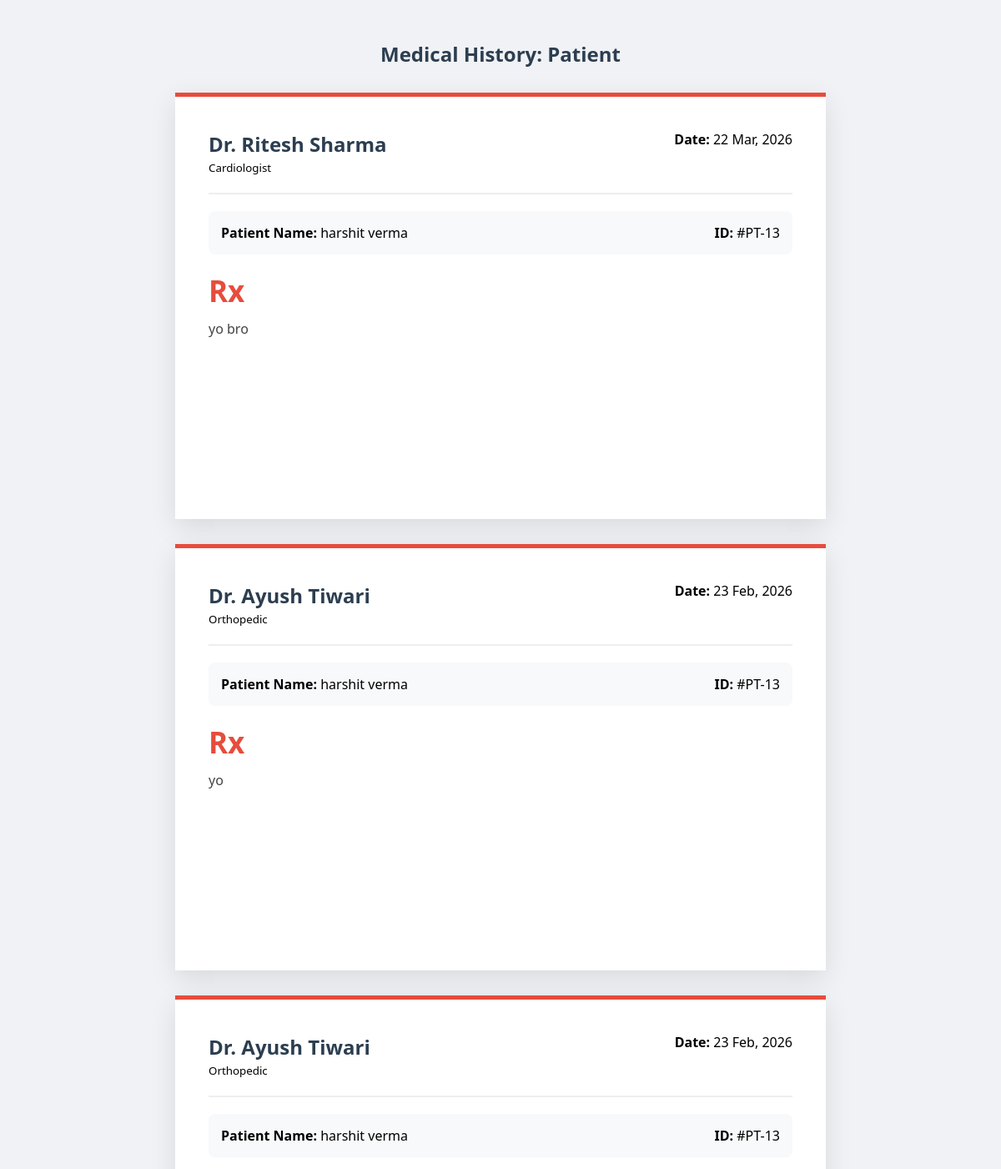
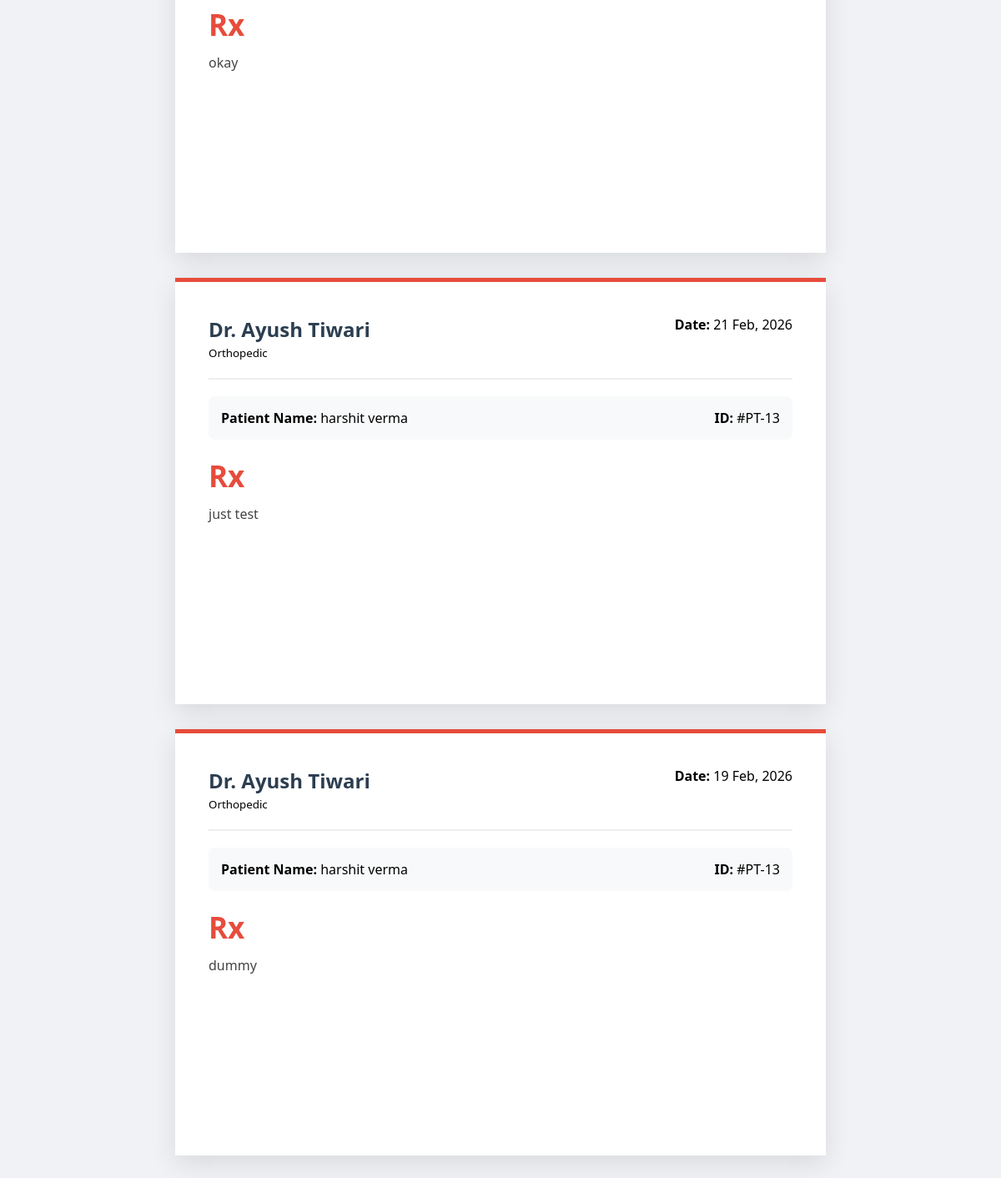
Page /my_reports.php (signed in) on the committed database (2 pictures, top to bottom).
### tables this page shows
CREATE TABLE `reports` (
  `id` int(11) NOT NULL,
  `appointment_id` int(11) DEFAULT NULL,
  `patient_id` int(11) DEFAULT NULL,
  `doctor_id` int(11) DEFAULT NULL,
  `prescription_text` text DEFAULT NULL,
  `medicine_details` text DEFAULT NULL,
  `report_file` varchar(255) DEFAULT NULL,
  `created_at` timestamp NOT NULL DEFAULT current_timestamp()
);

CREATE TABLE `users` (
  `id` int(11) NOT NULL,
  `name` varchar(100) NOT NULL,
  `gender` varchar(10) DEFAULT 'Male',
  `age` int(3) DEFAULT NULL,
  `email` varchar(100) NOT NULL,
  `password` varchar(255) NOT NULL,
  `role` varchar(50) DEFAULT NULL,
  `license_no` varchar(100) DEFAULT NULL,
  `specialization` varchar(255) NOT NULL,
  `clinic_address` text NOT NULL,
  `available_days` varchar(100) DEFAULT 'Mon-Fri',
  `shift_time` varchar(100) NOT NULL,
  `available_time` varchar(100) DEFAULT NULL,
  `phone` varchar(15) NOT NULL,
  `status` varchar(20) DEFAULT 'pending',
  `profile_complete` int(11) DEFAULT 0
);

### my_reports.php (the view, shortened to what this page needs)
<?php
include 'db.php';
$p_id = $_SESSION['user_id'];
$user_name = isset($_SESSION['name']) ? $_SESSION['name'] : 'Patient';
$query = "SELECT r.*, d.name as doc_name, d.specialization, p.name as pat_name
          FROM reports r
          JOIN users d ON r.doctor_id = d.id
          JOIN users p ON r.patient_id = p.id
          WHERE r.patient_id = '$p_id' ORDER BY r.created_at DESC";
$result = mysqli_query($conn, $query);
?>
<!DOCTYPE html>
<html lang="en">
<head>
</head>
<body>
<h2 style="text-align:center; color:#2c3e50;">Medical History: <?php echo $user_name; ?></h2>
<?php if(mysqli_num_rows($result) > 0): ?>
    <?php while($row = mysqli_fetch_assoc($result)): ?>
        <div class="prescription-card">
            <div class="header">
                <div class="doc-details">
                    <h2>Dr. <?php echo $row['doc_name']; ?></h2>
                    <small><?php echo $row['specialization']; ?></small>
                </div>
                <div class="date">
                    <strong>Date:</strong> <?php echo date('d M, Y', strtotime($row['created_at'])); ?>
                </div>
            </div>
            <div class="patient-info">
                <span><strong>Patient Name:</strong> <?php echo $row['pat_name']; ?></span>
                <span><strong>ID:</strong> #PT-<?php echo $row['patient_id']; ?></span>
            </div>
            <div class="rx-symbol">Rx</div>
            <div class="rx-body">
                <?php echo nl2br(htmlspecialchars($row['prescription_text'])); ?>
            </div>
        </div>
    <?php endwhile; ?>
<?php else: ?>
    <p style="text-align:center; color:gray; margin-top:50px;">No medical records found.</p>
<?php endif; ?>
</body>
</html>

### my_reports.php (style rules this page uses)
body { font-family: 'Segoe UI', Tahoma, sans-serif; background: #f0f2f5; padding: 20px; }
.prescription-card { background: white; width: 100%; max-width: 700px; margin: 30px auto; border-top: 5px solid #e74c3c; padding: 40px; box-shadow: 0 10px 30px rgba(0,0,0,0.1); }
.header { display: flex; justify-content: space-between; border-bottom: 2px solid #eee; padding-bottom: 20px; }
.doc-details h2 { margin: 0; color: #2c3e50; }
.patient-info { display: flex; justify-content: space-between; background: #f8f9fa; padding: 15px; margin: 20px 0; border-radius: 8px; }
.rx-body { min-height: 200px; font-size: 16px; line-height: 1.6; color: #444; }
.rx-symbol { font-size: 35px; color: #e74c3c; font-weight: bold; margin-bottom: 10px; }

### rows in the picture
reports: users.name "Ritesh Sharma", users.specialization "Cardiologist", created_at "22 Mar, 2026", users.name "harshit verma", patient "13", prescription_text "yo bro"
reports: users.name "Ayush Tiwari", users.specialization "Orthopedic", created_at "23 Feb, 2026", users.name "harshit verma", patient "13", prescription_text "yo"
reports: users.name "Ayush Tiwari", users.specialization "Orthopedic", created_at "23 Feb, 2026", users.name "harshit verma", patient "13", prescription_text "okay"
reports: users.name "Ayush Tiwari", users.specialization "Orthopedic", created_at "21 Feb, 2026", users.name "harshit verma", patient "13", prescription_text "just test"
reports: users.name "Ayush Tiwari", users.specialization "Orthopedic", created_at "19 Feb, 2026", users.name "harshit verma", patient "13", prescription_text "dummy"

### other values in the picture
$user_name "Patient"
